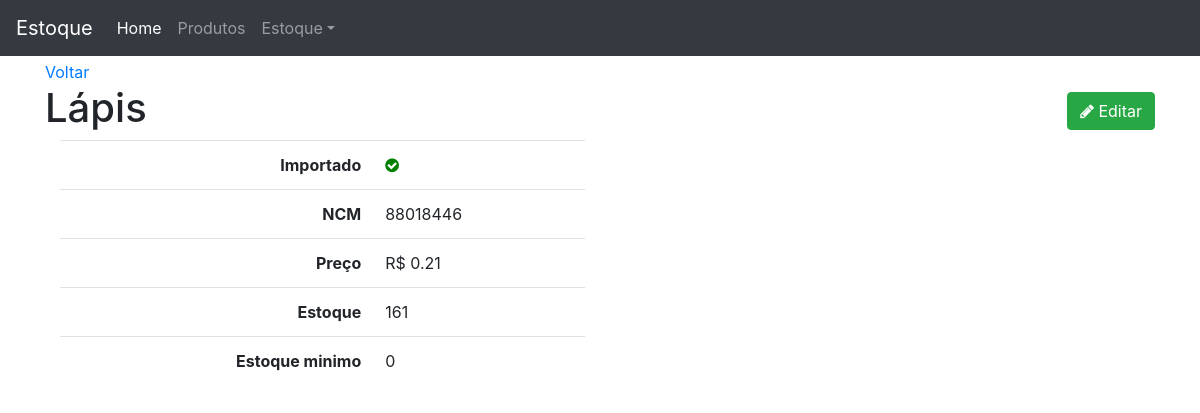
Page /produto/30/ on the earlier database version.
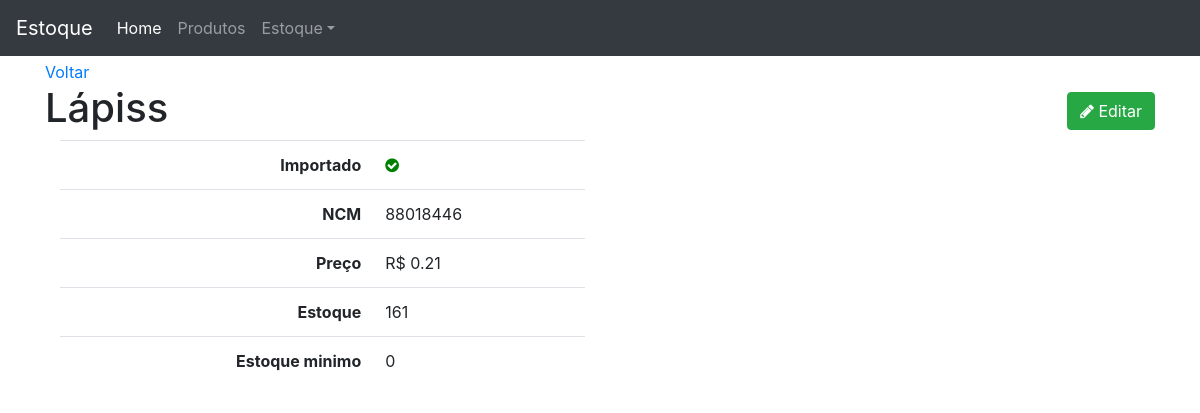
Same page on the later database version.
### produto/models.py (models this page shows, shortened)
class Produto(models.Model):
    importado = models.BooleanField(default=False)
    ncm = models.CharField('NCM', max_length=8)
    produto = models.CharField(max_length=100, unique=True)
    preco = models.DecimalField('preço', max_digits=7, decimal_places=2)
    estoque = models.IntegerField('estoque atual')
    estoque_minimo = models.PositiveIntegerField('estoque mínimo', default=0)
    class Meta:
        ordering = ('-produto',)
    def __str__(self):
        return self.produto

### produto/views.py (the view)
# urls.py: path('<int:pk>/', v.produto_detail, name='url_produto_detail'),
def produto_detail(request, pk):
    template_name = 'produto/produto_detail.html'
    obj = Produto.objects.get(pk=pk)
    context = {'object': obj}
    return render(request, template_name, context)

### produto/templates/produto/produto_detail.html
{% extends 'base.html' %}
{% block content %}
<a href="{% url 'produto:url_produto_list' %}">Voltar</a>
<h1>{{ object }}
    <span class="pull-right">
        <a href="{% url 'produto:url_produto_edit' object.pk %}">
            <button type="button" class="btn btn-success">
                <span class="fa fa-pencil"></span> Editar
            </button>
        </a>
    </span>
</h1>
<div class="col-sm-6">
    <table class="table table-user-information">
        <tbody>
            <tr>
                <th class="text-right">Importado</th>
                <td>
                    {% if object.importado %}
                        <i class="fa fa-check-circle ok"></i>
                        {% else %}
                        <i class="fa fa-minus-circle no"></i>
                    {% endif %}
                </td>
            </tr>
            <tr>
                <th class="text-right">NCM</th>
                <td>{{ object.ncm }}</td>
            </tr>
            <tr>
                <th class="text-right">Preço</th>
                <td>R$ {{ object.preco }}</td>
            </tr>
            <tr>
                <th class="text-right">Estoque</th>
                <td>{{ object.estoque }}</td>
            </tr>
            <tr>
                <th class="text-right">Estoque minimo</th>
                <td>{{ object.estoque_minimo }}</td>
            </tr>
        </tbody>
    </table>
</div>
{% endblock content %}

Differences in the rows shown:
changed Produto: produto "Lápis" → "Lápiss"
